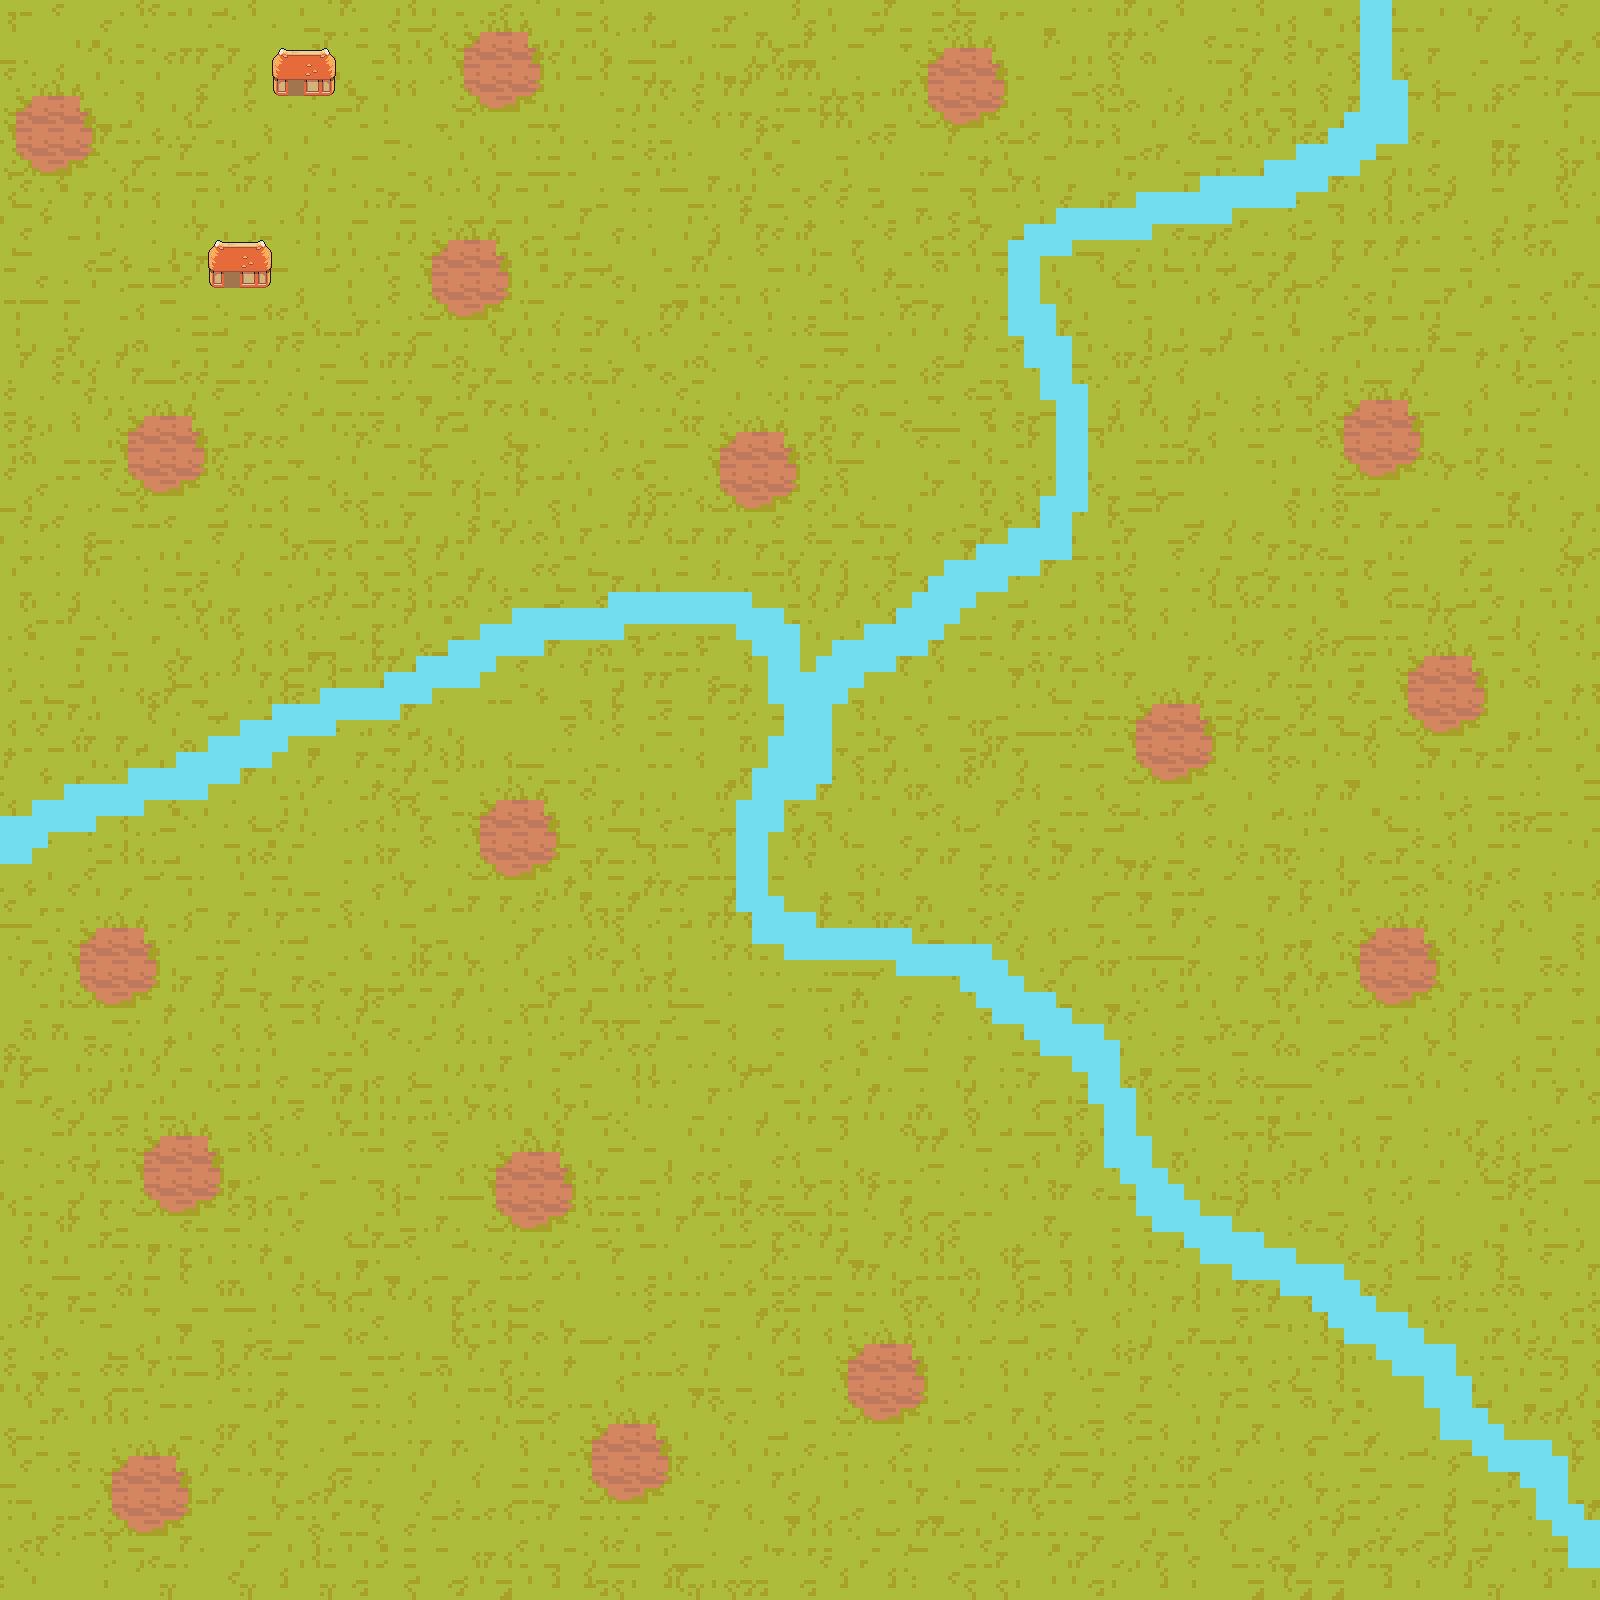

Rendered tile map (Tiled .tmx) drawn with the repository's tilesets; below, a short description and the map source with its tile grids summarised:
An orthogonal 100x100 tile map with 16x16 px tiles, 4 tile layers (границы, земля, здания, Входы), 3 tilesets.

<map version="1.10" tiledversion="1.12.1" orientation="orthogonal" renderorder="right-down" width="100" height="100" tilewidth="16" tileheight="16" infinite="0" nextlayerid="13" nextobjectid="1">
 <tileset firstgid="1" source="../Floor.tsx" />
 <tileset firstgid="2201" source="трава.tsx" />
 <tileset firstgid="2204" name="TilesetHouse" tilewidth="16" tileheight="16" tilecount="759" columns="33">
  <image source="../Ninja Adventure - Asset Pack/Backgrounds/Tilesets/TilesetHouse.png" width="528" height="368" />
 </tileset>
 <layer id="7" name="границы" width="100" height="100">
  <data>[10000 cells, 910 non-empty, 2 distinct tile ids]</data>
 </layer>
 <layer id="6" name="земля" width="100" height="100">
  <data>[10000 cells, 10000 non-empty, 60 distinct tile ids]</data>
 </layer>
 <layer id="11" name="здания" width="100" height="100">
  <data>[10000 cells, 24 non-empty, 12 distinct tile ids]</data>
 </layer>
 <layer id="12" name="Входы" width="100" height="100">
  <data>[10000 cells, 2 non-empty, 1 distinct tile ids]</data>
 </layer>
</map>
